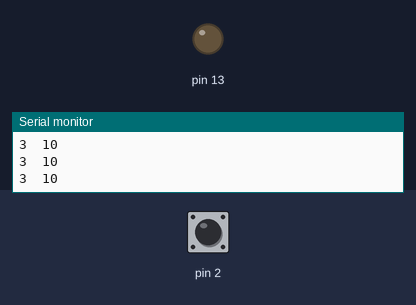
A sketch run on a simulated Arduino Uno, built with avr-gcc and run on an emulated ATmega328P. Parts: output pins drawn as LEDs (lit = HIGH), the last lines printed to the serial monitor. Dashed ring = blinking. Inputs (shaded band) come from the test bench; at power-on: pin 2 HIGH.

Above: at 1.2 s.
1.3 s: pin 2 pulled LOW for 1 s
At 2.1 s:
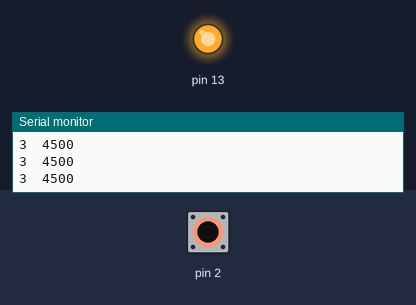
3.8 s: pin 2 pulled LOW for 3.2 s
At 7.3 s:
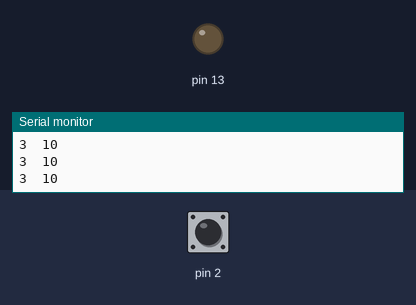
8.5 s: pin 2 pulsed LOW 2 times (0.12 s each, 0.3 s apart)
At 8.57 s:
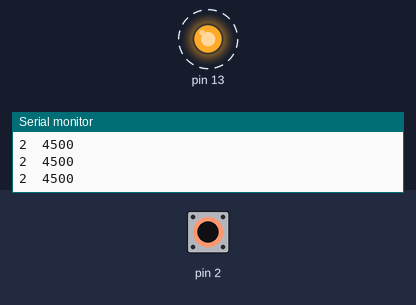
12.1 s: pin 2 pulsed LOW 2 times (0.12 s each, 0.3 s apart)
At 13.5 s:
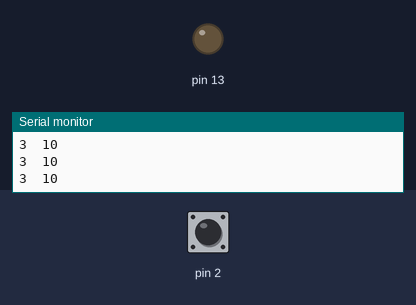
Timing chart, 0 to 15.1 s (numbered marks = the images above; inputs shaded):
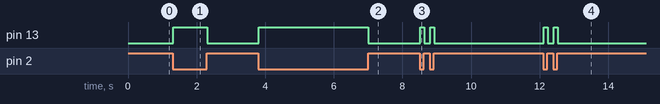

Measured:
- after the input at 1.3 s, pin 13: LOW → HIGH at once, → LOW 1.0 s later
- after the input at 3.8 s, pin 13: LOW → HIGH at once, → LOW 3.2 s later
- after the input at 8.5 s, pin 13: alternates HIGH for 0.12 s and LOW for 0.17 s, 4 changes in all, then stays LOW, starting at once
- after the input at 12.1 s, pin 13: alternates HIGH for 0.12 s and LOW for 0.17 s, 4 changes in all, then stays LOW, starting at once

The sketch:

CapacitiveSensor1.ino
```cpp
#include <CapacitiveSensor.h>

CapacitiveSensor   cs_4_2 = CapacitiveSensor(4,2);        // 10M resistor between pins 4 & 2, pin 2 is sensor pin, add a wire and or foil if desired

void setup()
{
   cs_4_2.set_CS_AutocaL_Millis(0xFFFFFFFF);     // turn off autocalibrate on channel 1 - just as an example
   Serial.begin(9600);
   pinMode(13, OUTPUT);
}

void loop()
{
    long start = millis();
    long total1 =  cs_4_2.capacitiveSensor(30);

    Serial.print(millis() - start);        // check on performance in milliseconds
    Serial.print("\t");                    // tab character for debug windown spacing

    Serial.print(total1);                  // print sensor output 1
    Serial.println("\t");

    if(total1>=800){
      digitalWrite(13, HIGH);
    }
    else{
      digitalWrite(13, LOW);
    }
    delay(10);                             // arbitrary delay to limit data to serial port
}
```
